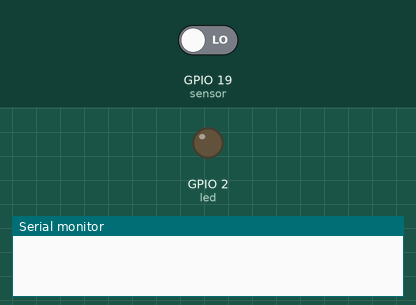
Bench run of a sketch on a simulated ESP32. Shown: output pins drawn as LEDs (lit = HIGH), the last lines printed to the serial monitor. The test bench sets the inputs (shaded band); at power-on: GPIO 19 (sensor) LOW.

Above: at 1.2 s.
1.3 s: GPIO 19 (sensor) driven HIGH
At 1.7 s:
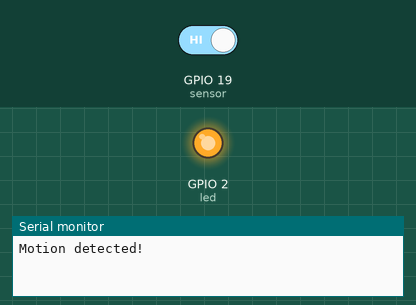
2.8 s: GPIO 19 (sensor) driven LOW
At 4.0 s:
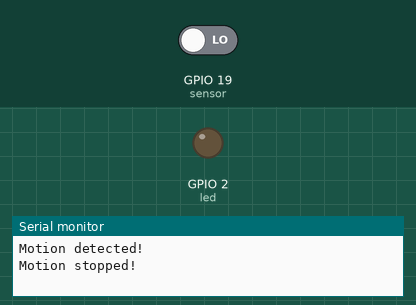
Timing chart, 0 to 5.8 s (numbered marks = the images above; inputs shaded):
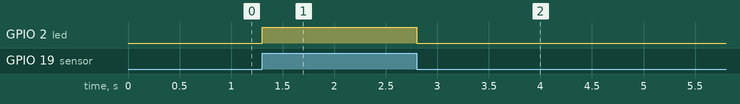

The sketch:

ESP32_RCWL-0516_MicrowaveRadarProximitySensor.ino
```cpp
// (licence header left out)
// Simplificando: Solo se trata de leer un pin digital del ESP32 y dependiendo de su estado (HIGH / LOW) obrar en consecuencia

int led = 2;                // the pin that the LED is attached to
int sensor = 19;            // the pin that the sensor is attached to
int state = LOW;            // by default, no motion detected
int val = 0;                // variable to store the sensor status (value)

void setup() {
  pinMode(led, OUTPUT);      // initalize LED as an output
  pinMode(sensor, INPUT);    // initialize sensor as an input
  Serial.begin(115200);      // initialize serial
}

void loop(){
  val = digitalRead(sensor);   // read sensor value
  if (val == HIGH) {           // check if the sensor is HIGH
    digitalWrite(led, HIGH);   // turn LED ON

    if (state == LOW) {
      Serial.println("Motion detected!");
      state = HIGH;       // update variable state to HIGH
    }
  }
  else {
      digitalWrite(led, LOW); // turn LED OFF

      if (state == HIGH){
        Serial.println("Motion stopped!");
        state = LOW;       // update variable state to LOW
    }
  }
}
```

Measured:
- after the input at 1.3 s, GPIO 2 (led): LOW → HIGH at once
- after the input at 2.8 s, GPIO 2 (led): HIGH → LOW at once
